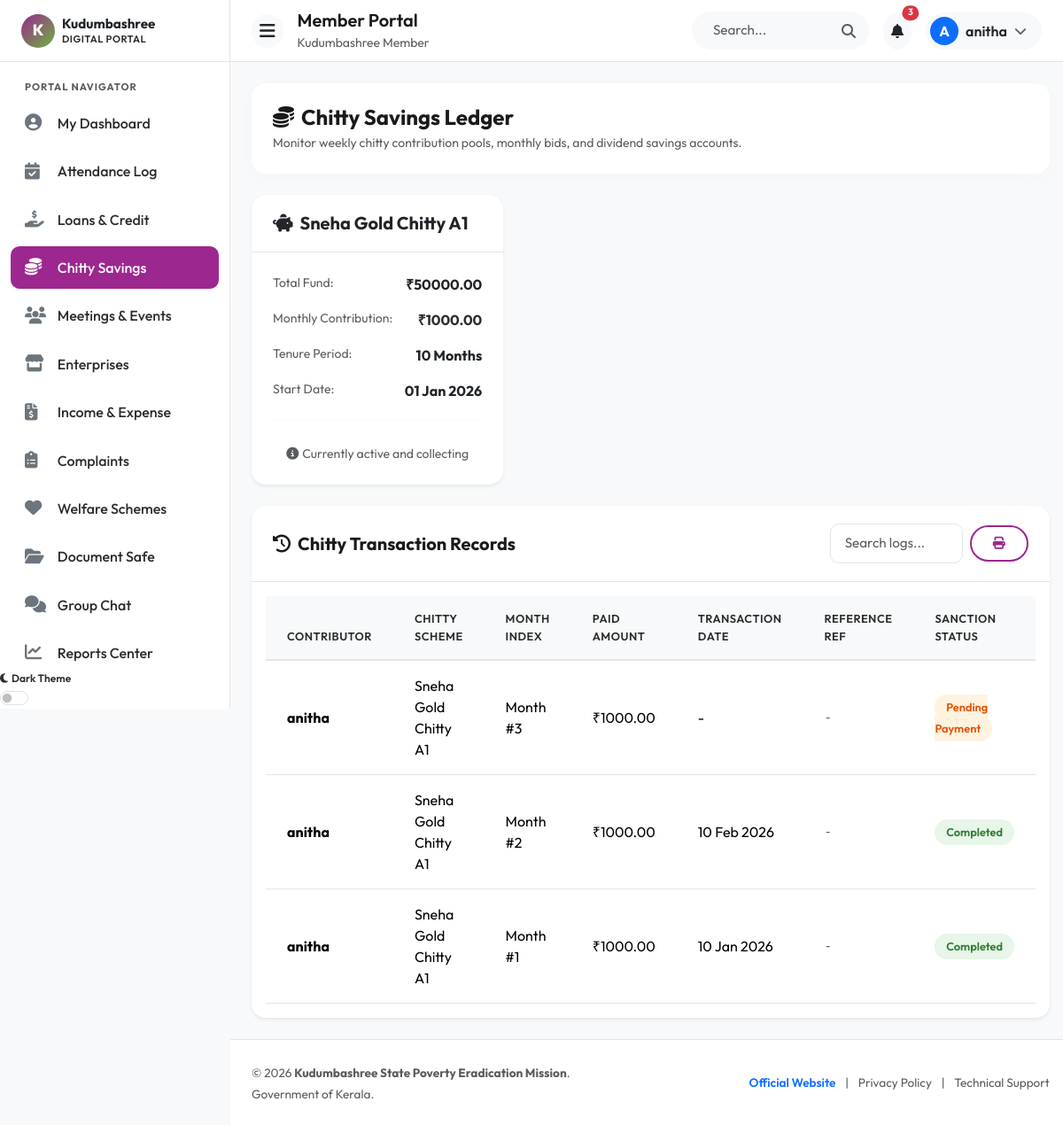
/chitty/ (signed in), run on an earlier commit of the app's database.
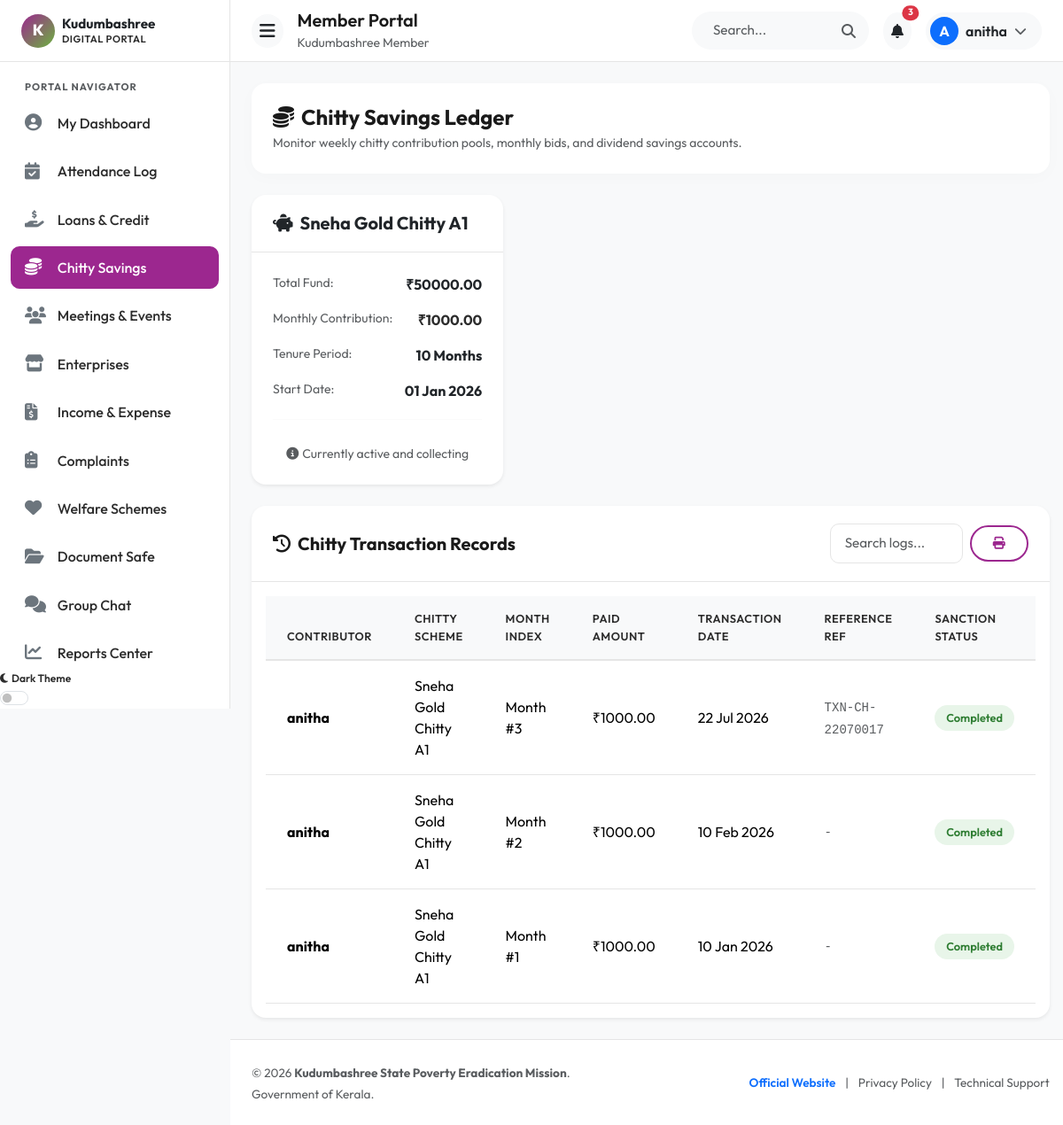
And on a later commit of the database.
### myapp/models.py (models this page shows, shortened)
class ChittyPayment(models.Model):
    STATUS_CHOICES = [
        ('pending', 'Pending'),
        ('paid', 'Paid'),
    ]
    chitty = models.ForeignKey(Chitty, on_delete=models.CASCADE, related_name='payments')
    member = models.ForeignKey(User, on_delete=models.CASCADE, related_name='chitty_payments')
    month_number = models.IntegerField()
    amount = models.DecimalField(max_digits=10, decimal_places=2)
    paid_date = models.DateField(null=True, blank=True)
    status = models.CharField(max_length=10, choices=STATUS_CHOICES, default='pending')
    transaction_id = models.CharField(max_length=100, blank=True, null=True)
    class Meta:
        unique_together = ('chitty', 'member', 'month_number')

class Chitty(models.Model):
    name = models.CharField(max_length=150)
    total_amount = models.DecimalField(max_digits=12, decimal_places=2)
    monthly_contribution = models.DecimalField(max_digits=10, decimal_places=2)
    duration_months = models.IntegerField(default=10)
    start_date = models.DateField(default=timezone.now)
    active = models.BooleanField(default=True)

### myapp/views.py (the view)
# urls.py: path('chitty/', views.chitty_view, name='chitty'),
@login_required
def chitty_view(request):
    profile = get_object_or_404(UserProfile, user=request.user)
    chitties = Chitty.objects.filter(active=True)
    if profile.role in ['president', 'secretary']:
        payments = ChittyPayment.objects.filter(member__profile__group=profile.group).select_related('member', 'chitty').order_by('-paid_date')
    else:
        payments = ChittyPayment.objects.filter(member=request.user).select_related('chitty').order_by('-month_number')
    context = {
        'profile': profile,
        'chitties': chitties,
        'payments': payments
    }
    return render(request, 'modules/chitty.html', context)

### myapp/templates/modules/chitty.html (shortened to what the changed rows need)
{% extends 'base.html' %}
{% load static %}
{% block content %}
<div class="row">
    <div class="col-12">
        <div class="card-kudumbashree border-0 bg-white shadow-sm">
            <div class="p-3">
                <div class="table-responsive">
                    <table class="table table-custom table-hover mb-0" id="chitty-table">
                        <thead>
                            <tr>
                                <th class="sortable-header">Contributor</th>
                                <th class="sortable-header">Chitty Scheme</th>
                                <th>Month Index</th>
                                <th class="sortable-header">Paid Amount</th>
                                <th>Transaction Date</th>
                                <th>Reference Ref</th>
                                <th>Sanction Status</th>
                            </tr>
                        </thead>
                        <tbody>
                            {% for pay in payments %}
                                <tr>
                                    <td><strong>{{ pay.member.username }}</strong></td>
                                    <td>{{ pay.chitty.name }}</td>
                                    <td>Month #{{ pay.month_number }}</td>
                                    <td>₹{{ pay.amount|floatformat:2 }}</td>
                                    <td>{{ pay.paid_date|date:"d M Y"|default:"-" }}</td>
                                    <td><code class="small text-muted">{{ pay.transaction_id|default:"-" }}</code></td>
                                    <td>
                                        {% if pay.status == 'paid' %}
                                            <span class="badge-kudumbashree badge-success">Completed</span>
                                        {% else %}
                                            <span class="badge-kudumbashree badge-pending">Pending Payment</span>
                                        {% endif %}
                                    </td>
                                </tr>
                            {% empty %}
                                <tr class="empty-row">
                                    <td colspan="7" class="text-center py-4 text-muted">No chitty logs registered in database ledger.</td>
                                </tr>
                            {% endfor %}
                        </tbody>
                    </table>
                </div>
            </div>
        </div>
    </div>
</div>
{% endblock %}

What changed in the data, as far as the page shows it:
changed ChittyPayment: paid_date "-" → "22 Jul 2026"; transaction_id "-" → "TXN-CH-22070017"; status "Pending Payment" → "Completed"
